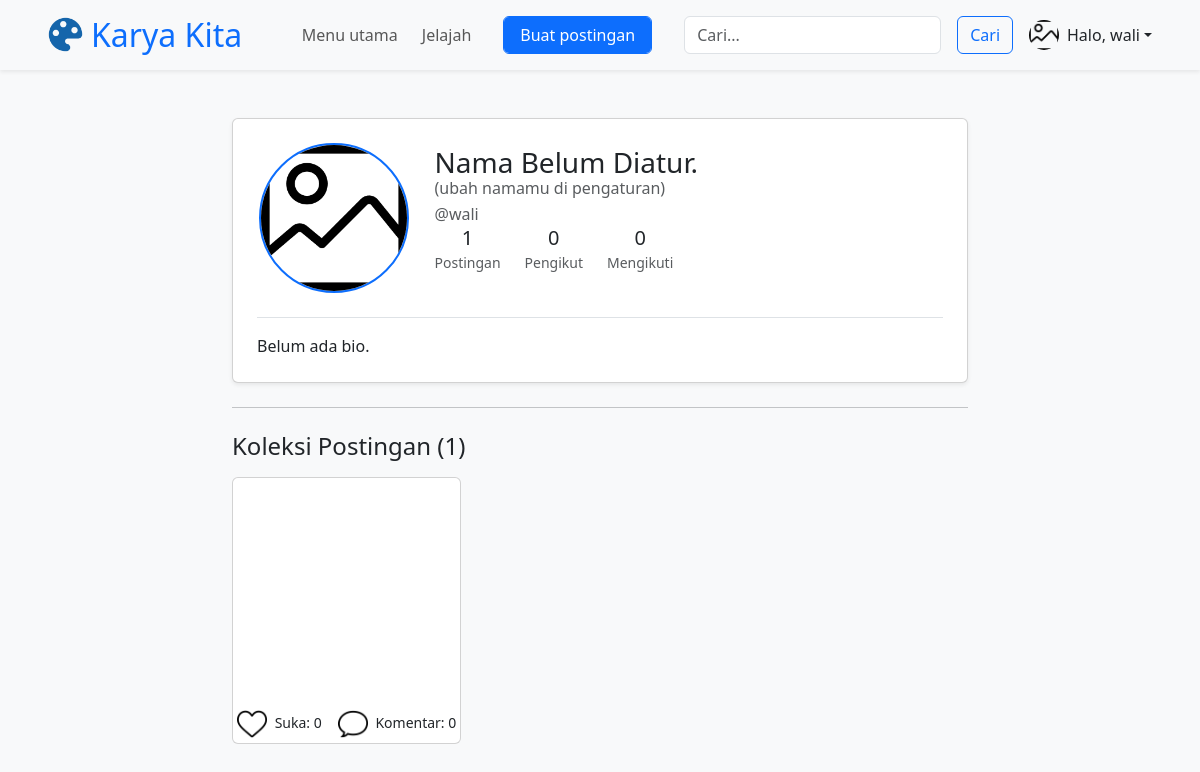
The app's page /profile.php (signed in) with its own data.
### tables this page shows
CREATE TABLE `users` (
  `user_id` int(11) NOT NULL,
  `username` varchar(50) NOT NULL,
  `email` varchar(100) NOT NULL,
  `password` varchar(255) NOT NULL,
  `full_name` varchar(100) DEFAULT NULL,
  `bio` text DEFAULT NULL,
  `profile_picture` varchar(255) DEFAULT 'default.png',
  `created_at` timestamp NOT NULL DEFAULT current_timestamp(),
  `role` enum('admin','user') NOT NULL DEFAULT 'user',
  `status` enum('active','suspended','inactive') NOT NULL DEFAULT 'active'
);

CREATE TABLE `posts` (
  `post_id` int(11) NOT NULL,
  `user_id` int(11) NOT NULL,
  `content_title` varchar(255) DEFAULT NULL,
  `content_text` text DEFAULT NULL,
  `media_url` varchar(255) NOT NULL,
  `post_type` enum('image','video','text') NOT NULL DEFAULT 'image',
  `created_at` timestamp NOT NULL DEFAULT current_timestamp(),
  `category_id` int(11) DEFAULT NULL
);

### profile.php (the view, shortened to what this page needs)
<?php include 'header.php'; ?>
<?php
$posts_query = "
SELECT
    p.post_id, p.content_title, p.content_text, p.media_url, p.created_at, p.post_type,
    (SELECT COUNT(like_id) FROM likes WHERE post_id = p.post_id) AS total_likes,
    (SELECT COUNT(comment_id) FROM comments WHERE post_id = p.post_id) AS total_comments
FROM posts p
WHERE p.user_id = ?
ORDER BY p.created_at DESC
";
$posts_stmt = $conn->prepare($posts_query);
$posts_stmt->bind_param("i", $current_user_id);
$posts_stmt->execute();
$posts_result = $posts_stmt->get_result();
$stats_query = "
SELECT
(SELECT COUNT(post_id) FROM posts WHERE user_id = ?) AS total_posts,
(SELECT COUNT(follower_id) FROM follows WHERE following_id = ?) AS total_followers,
(SELECT COUNT(following_id) FROM follows WHERE follower_id = ?) AS total_following
";
$stats_stmt = $conn->prepare($stats_query);
$stats_stmt->bind_param("iii", $current_user_id, $current_user_id, $current_user_id);
$stats_stmt->execute();
$stats_result = $stats_stmt->get_result();
$stats = $stats_result->fetch_assoc();
?>
<main class="container mt-5">
    <div class="row justify-content-center">
        <div class="col-lg-8 col-md-10">
            <div class="card p-4 mb-4 shadow-sm">
                <div class="row align-items-center">
                    <div class="col-md-3 text-center mb-3 mb-md-0">
                        <img src="assets/post/profile/<?php echo htmlspecialchars($current_user['profile_picture']) ?? 'default.png'; ?>"
                            class="rounded-circle border border-2 border-primary"
                            alt="Foto Profil"
                            data-bs-toggle="modal"
                            data-bs-target="#profilePictureModal"
                            style="width: 150px; height: 150px; object-fit: cover;"
                        >
                    </div>
                    <div class="col-md-9">
                        <h2 class="mb-1">
                            <?php echo !empty($current_user['full_name']) ? htmlspecialchars($current_user['full_name']) : 'Nama Belum Diatur.'; ?>
                            <?php if (empty($current_user['full_name'])): ?>
                                <small class="text-muted d-block fs-6">(ubah namamu di pengaturan)</small>
                            <?php endif; ?>
                        </h2>
                        <p class="text-muted">@<?php echo htmlspecialchars($current_user['username']); ?></p>
                        <div class="d-flex justify-content-start mb-3">
                            <div class="me-4 text-center">
                                <h5 class="mb-0"><?php echo $stats['total_posts']; ?></h5>
                                <small class="text-muted">Postingan</small>
                            </div>
                            <div class="me-4 text-center">
                                <h5 class="mb-0"><?php echo $stats['total_followers'] ?></h5>
                                <small class="text-muted">Pengikut</small>
                            </div>
                            <div class="text-center">
                                <h5 class="mb-0"><?php echo $stats['total_following'] ?></h5>
                                <small class="text-muted">Mengikuti</small>
                            </div>
                        </div>
                    </div>
                </div>
                <div class="mt-4 border-top pt-3">
                    <p class="mb-0">
                        <?php echo !empty($current_user['bio']) ? htmlspecialchars($current_user['bio']) : 'Belum ada bio.'; ?>
                    </p>
                </div>
            </div>
            <hr class="mb-4">
            <h4 class="mb-3">Koleksi Postingan (<?php echo $stats['total_posts']; ?>)</h4>
            <?php if ($posts_result->num_rows > 0): ?>
                <div class="row row-cols-1 row-cols-md-3 g-4">
                    <?php while ($post = $posts_result->fetch_assoc()):
                        $is_video = ($post['post_type'] == 'video');
                        $media_folder = $is_video ? 'vid/' : 'img/';
                        $media_full_path = "assets/post/" . $media_folder . htmlspecialchars($post['media_url']);
                    ?>
                        <div class="col">
                            <div class="card max-h-100">
                                <?php if (!empty($post['media_url'])): ?>
                                    <div style="aspect-ratio: 1 / 1; overflow: hidden; position: relative;">
                                        <?php if ($is_video): ?>
                                            <video src="<?php echo $media_full_path; ?>"
                                                data-bs-toggle="modal"
                                                data-bs-target="#postDetailModal_<?php echo $post['post_id']; ?>"
                                                style="cursor: pointer; object-fit:cover; width: 100%; height: 100%;" muted
                                            ></video>
                                        <?php endif; ?>
                                    </div>
                                <?php endif; ?>
                                <div class="card-footer bg-transparent border-0 d-flex justify-content-center p-1 small">
                                    <span class="me-3">
                                        <img src="assets/sets/heart.png" alt="heart" class="heart">
                                        <i class="bi bi-heart-fill text-danger me-1"></i> Suka: <?php echo $post['total_likes']; ?>
                                    </span>
                                    <span>
                                        <img src="assets/sets/bubble.png" alt="bubble-chat" class="coment">
                                        <i class="bi bi-chat-dots-fill text-primary me-1"></i> Komentar: <?php echo $post['total_comments']; ?>
                                    </span>
                                </div>
                            </div>
                        </div>
                    <?php endwhile; ?>
                </div>
            <?php else: ?>
                <p class="text-muted">Belum ada postingan.</p>
            <?php endif; ?>
        </div>
    </div>
</main>
<?php include 'footer.php'; ?>

### header.php (shortened to what this page needs)
<?php
include 'config/database.php';
$current_user_id = $_SESSION['user_id'];
$user_data_query = "SELECT username, full_name, bio, profile_picture FROM users WHERE user_id = ?";
$user_stmt = $conn->prepare($user_data_query);
$user_stmt->bind_param("i", $current_user_id);
$user_stmt->execute();
$user_result = $user_stmt->get_result();
$current_user = $user_result->fetch_assoc();
?>
<!DOCTYPE html>
<html lang="en">
<head>
    <link rel="stylesheet" href="https://cdn.jsdelivr.net/npm/bootstrap@5.3.3/dist/css/bootstrap.min.css">
    <link rel="stylesheet" href="assets/css/style.css" />
</head>
<body>
    <header>
        <nav class="navbar navbar-expand-lg navbar-light bg-light shadow-sm mb-3 fixed-top">
            <div class="container-fluid px-4 px-lg-5 gap-3">
                <div class="navbar-brand">
                    <a href="homePage.php" class="d-flex align-items-center text-decoration-none text-primary gap-2">
                        <img src="assets/sets/canvas.png" alt="logo" class="logo">
                        <h1>Karya Kita</h1>
                    </a>
                </div>
                <div class="collapse navbar-collapse" id="navbarNav">
                    <ul class="navbar-nav ms-auto mb-2 mb-lg-0 align-items-center gap-2 me-3">
                        <li class="nav-item">
                            <a class="nav-link" href="homePage.php">Menu utama</a>
                        </li>
                        <li class="nav-item">
                            <a class="nav-link" href="explore.php">Jelajah</a>
                        </li>
                        <li class="nav-item">
                            <a class="nav-link" href="postCreate.php">
                                <button class="btn btn-primary ms-2 form-control">Buat postingan</button>
                            </a>
                        </li>
                    </ul>
                </div>
                <form action="" class="d-flex" role="search">
                    <input class="form-control me-2" type="search" placeholder="Cari..." aria-label="Search">
                    <button class="btn btn-outline-primary ms-2" type="submit">Cari</button>
                </form>
                <div class="d-flex align-items-center">
                    <div class="dropdown">
                        <a class="nav-link dropdown-toggle d-flex align-items-center"
                            href="#" id="navbarDropdownMenuLink"
                            role="button" data-bs-toggle="dropdown"
                            aria-expanded="false">
                            <?php
                                $profile_pic = $current_user['profile_picture'] ?? 'default.png';
                                $profile_pic_path = "assets/post/profile/" . htmlspecialchars($profile_pic);
                            ?>
                            <img src="<?php echo $profile_pic_path; ?>"
                                class="rounded-circle me-2" height="30" alt="Avatar"
                            />
                            <span class="d-none d-sm-block">Halo, <?php echo htmlspecialchars($current_user['username']); ?></span>
                        </a>
                    </div>
                </div>
            </div>
        </nav>
    </header>

### assets/css/style.css (style rules this page uses)
body { padding-top: 56px; background-color: #f8f9fa; }
@media (min-width: 992px) { body { padding-top: 70px; padding-bottom: 60px; } }
.logo { width: 35px; height: 35px; object-fit: contain; }
.heart, .coment, .share, .icon-action { width: 30px; height: 30px; transition: transform 0.2s ease-in-out; cursor: pointer; }
*, *::before, *::after { box-sizing: border-box; }
h1, h2, h3, h4, h5, h6, p, ul, ol, figure { margin: 0; padding: 0; }
h1 { font-size: 2rem; }
h2 { font-size: 1.75rem; }
p { font-size: 1rem; }
:root { --primary-color: #0d6efd; }

### records on screen
users: profile_picture (placeholder picture), username "wali"
posts: total_likes "0", total_comments "0"

### other values on screen
$stats['total_posts'] "1"
$stats['total_followers'] "0"
$stats['total_following'] "0"
